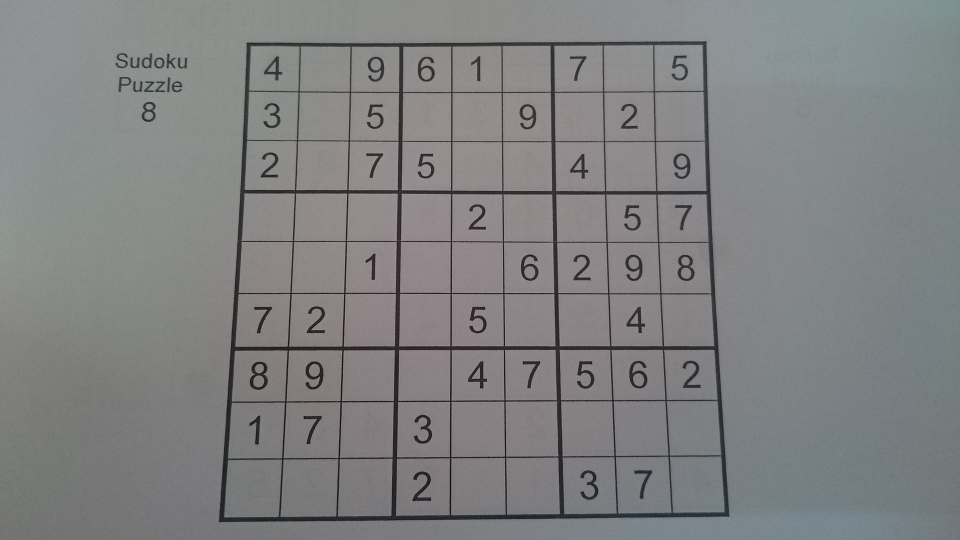
#> input picture images/test-images/DSC_0051.JPG, 1920 x 1080 px (shown at 1/2 size)
$ python -i utils.py   (imports and definitions only)   (older library calls are emulated)
#> lines starting #> are read from the running program, lines starting #| are printed output that depends on the picture; after the words box and inside, x2 and y2 are one past the last pixel; in counts of white or black regions, pixels touching at a corner belong together
import cv2
import numpy as np
import copy

def get_sudoku_board(path):

#> called with path = '../images/test-images/DSC_0051.JPG'
    img = cv2.imread(path)
#> img is the input picture: shape (1080, 1920, 3); mean B, G, R 129.9, 129.1, 128.3
    gray = cv2.cvtColor(img, cv2.COLOR_BGR2GRAY)

    # blur = cv2.GaussianBlur(gray, (5, 5), 0)
    # ret, thresh = cv2.threshold(blur, 0, 255, cv2.THRESH_BINARY + cv2.THRESH_OTSU)
    thresh = cv2.adaptiveThreshold(
        gray,
        255,
        cv2.ADAPTIVE_THRESH_GAUSSIAN_C,
        cv2.THRESH_BINARY_INV,
        21, 2
    )
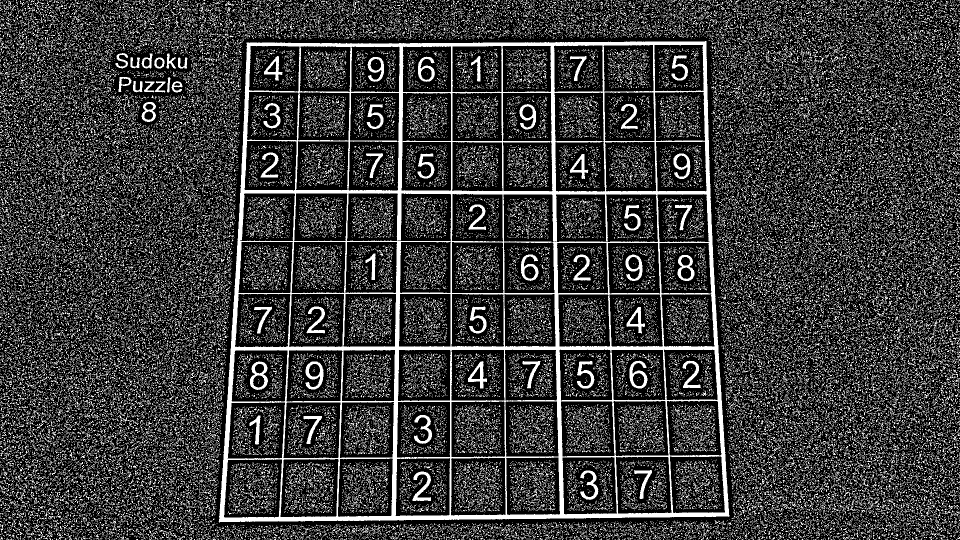
#> thresh: shape (1080, 1920) (shown at 1/2 size); 22.9% white in thin lines or dots

    # cv2.namedWindow('thresh', cv2.WINDOW_NORMAL)
    # cv2.resizeWindow('thresh', 600, 600)
    # cv2.imshow('thresh', thresh)

    biggest_contour, biggest_polygon = get_biggest_contour(thresh)
    if biggest_contour is not None:
        # [4 lines of commented-out code are left out]
        sudoku_board = perspective_transform(biggest_polygon, img)
        print(biggest_polygon)

        # [5 lines of commented-out code are left out]
        return sudoku_board
    return None


def get_biggest_contour(thresh_img):
    img, contours, hier = cv2.findContours(
        thresh_img,
        cv2.RETR_TREE,
        cv2.CHAIN_APPROX_SIMPLE
    )
#> contours = 80124 contours
    biggest_contour = None
    biggest_polygon = None
    max_area = -1
    img_area = img.shape[0] * img.shape[1]
#> img_area = 2073600

    for contour in contours:
        area = cv2.contourArea(contour)
        if area >= img_area/6:
            epsilon = 0.02 * cv2.arcLength(contour, True)
            approx_poly = cv2.approxPolyDP(contour, epsilon, True)
            if len(approx_poly) == 4 and area > max_area:
                biggest_contour = contour
                biggest_polygon = approx_poly
                max_area = area
#> this loop made 80124 passes
#> contour on passes 1 to 3: [[1903, 1079], [1905, 1079]], [[1889, 1079], [1890, 1079]], [[1887, 1079]]
#> after the loop, biggest_contour = contour of 846 points, box (x1, y1, x2, y2) (437, 82, 1459, 1045), area 916358; biggest_polygon = [[1412, 82], [493, 85], [437, 1043], [1457, 1033]]; max_area = 916358
#> in get_sudoku_board, `biggest_contour, biggest_polygon = get_biggest_contour(thresh)`: biggest_polygon = [[1412, 82], [493, 85], [437, 1043], [1457, 1033]]
    return biggest_contour, biggest_polygon

# [36 lines left out: function extract_number, not called in this run]


def perspective_transform(biggest_polygon, img):
    pst1 = np.float32(biggest_polygon)
#> pst1 = [[1412, 82], [493, 85], [437, 1043], [1457, 1033]]
    pst2 = np.float32([[0, 0], [0, 430], [430, 430], [430, 0]])
    M = cv2.getPerspectiveTransform(pst1, pst2)
#> M = [[0.00164, 0.502, -43.45], [-0.471, 0.0223, 663.1], [-6.5e-06, 0.000115, 1]]
    board = cv2.warpPerspective(img, M, (430, 430))
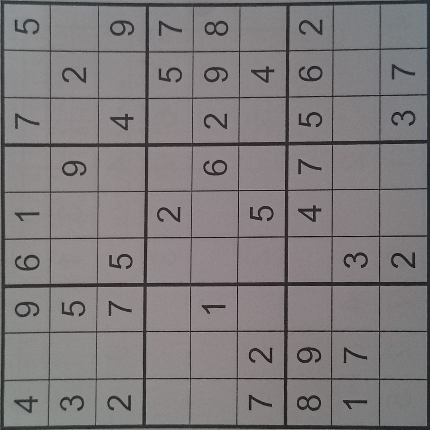
#> board: shape (430, 430, 3); mean B, G, R 124.2, 123, 127.1
    return board

# [7 lines left out: function predict, not called in this run]

>>> result = get_sudoku_board('../images/test-images/DSC_0051.JPG')
#| [[[1412   82]]
#|  [[ 493   85]]
#|  [[ 437 1043]]
#|  [[1457 1033]]]

$ run again, on images/test-images/DSC_0052.JPG
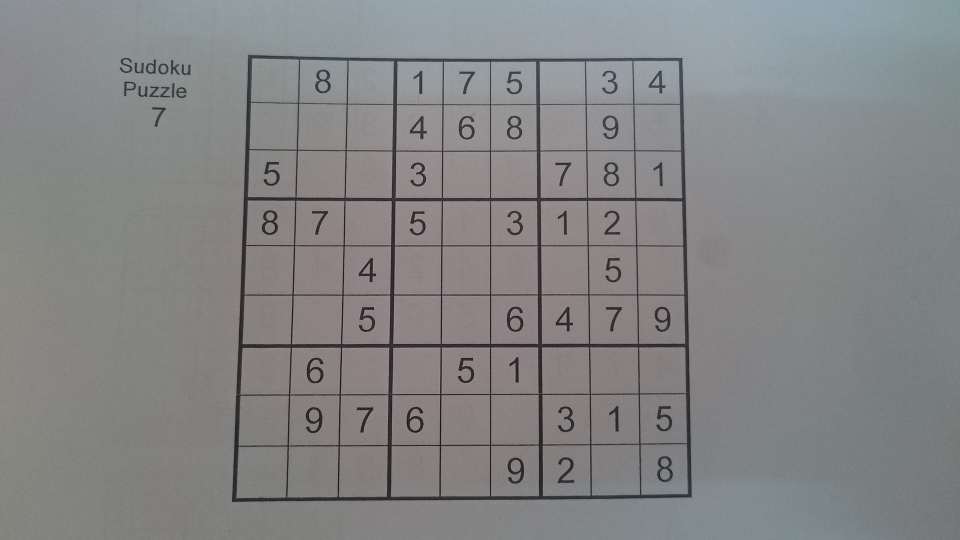
#> input picture images/test-images/DSC_0052.JPG, 1920 x 1080 px (shown at 1/2 size)
#> in get_sudoku_board, img is the input picture: shape (1080, 1920, 3); mean B, G, R 133.6, 132.8, 132.1
#> in get_sudoku_board, `thresh = cv2.adaptiveThreshold( gray, 255, cv2.ADAPTIVE_THRESH_GAUSSIA..`:
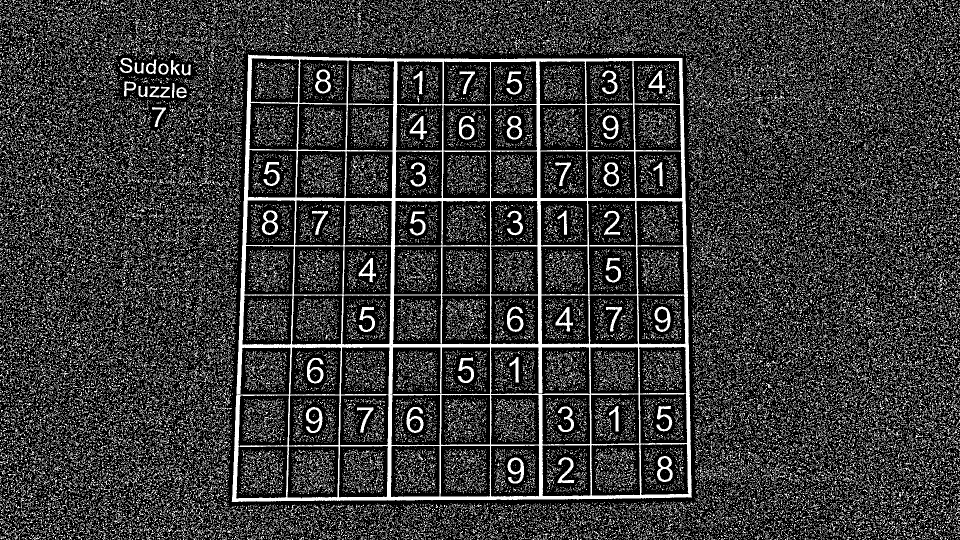
#> thresh: shape (1080, 1920) (shown at 1/2 size); 21.9% white in thin lines or dots
#> contours = 83461 contours
#> the loop in get_biggest_contour, `for contour in contours:` made 83461 passes
#> contour on passes 1 to 3: [[1915, 1079], [1916, 1079]], [[1906, 1079]], [[1904, 1079]]
#> after the loop in get_biggest_contour, `for contour in contours:`: biggest_contour = contour of 693 points, box (x1, y1, x2, y2) (463, 109, 1384, 1004), area 787670; biggest_polygon = [[496, 109], [464, 1003], [1383, 994], [1364, 116]]; max_area = 787670.5
#> pst1 has the same summary as biggest_polygon in get_biggest_contour
#> M = [[0.485, 0.0174, -242.5], [-0.00409, 0.508, -53.31], [-2.04e-05, 6.52e-05, 1]]
#> in perspective_transform, `board = cv2.warpPerspective(img, M, (430, 430))`:
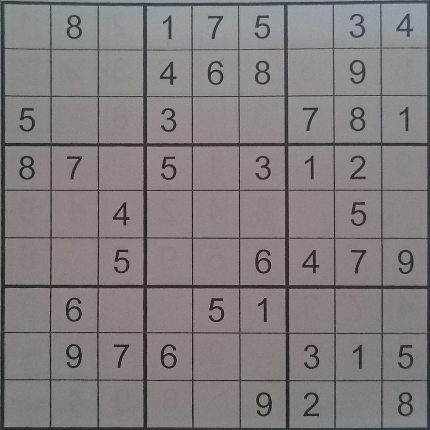
#> board: shape (430, 430, 3); mean B, G, R 126.3, 125.5, 130.3
#| [[[ 496  109]]
#|  [[ 464 1003]]
#|  [[1383  994]]
#|  [[1364  116]]]

$ run again, on images/test-images/DSC_0053.JPG
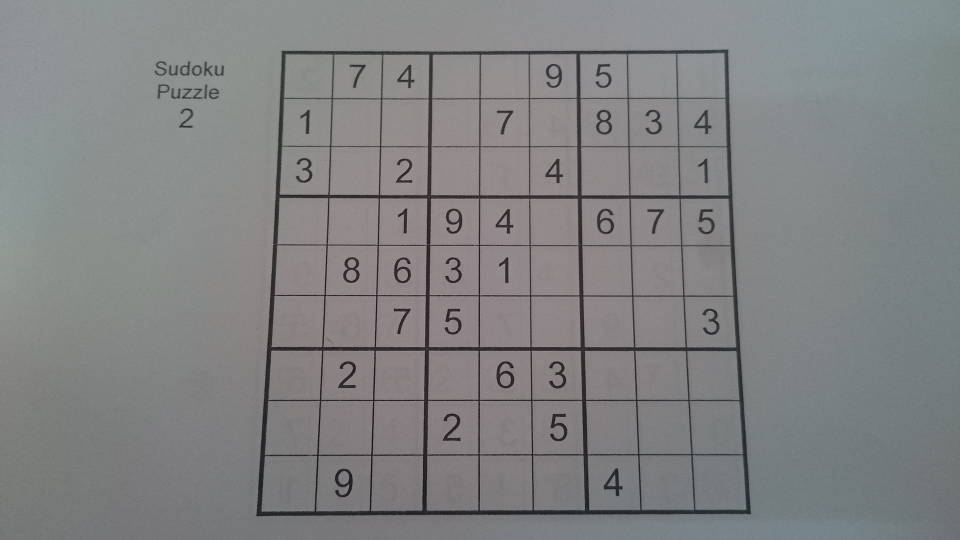
#> input picture images/test-images/DSC_0053.JPG, 1920 x 1080 px (shown at 1/2 size)
#> in get_sudoku_board, img is the input picture: shape (1080, 1920, 3); mean B, G, R 131.1, 130.3, 129.2
#> in get_sudoku_board, `thresh = cv2.adaptiveThreshold( gray, 255, cv2.ADAPTIVE_THRESH_GAUSSIA..`:
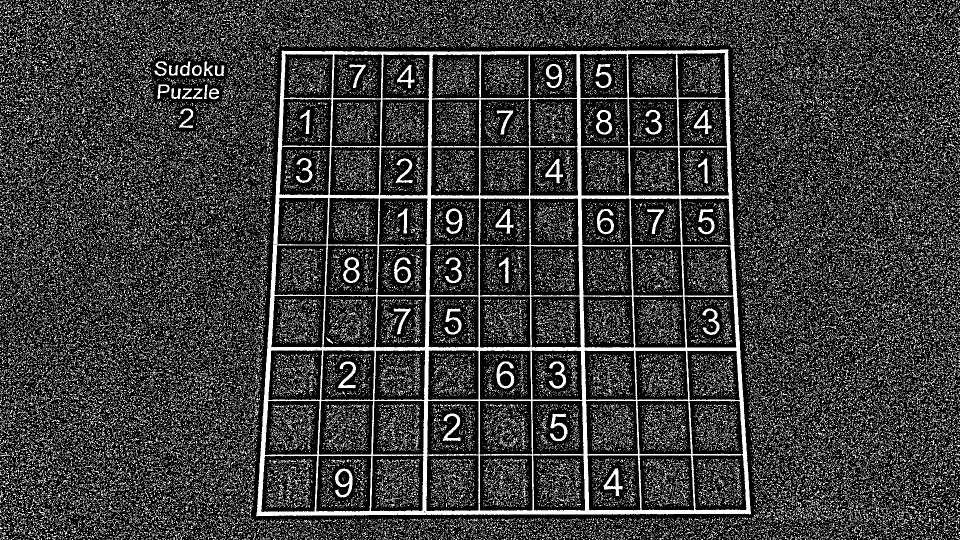
#> thresh: shape (1080, 1920) (shown at 1/2 size); 22.6% white in thin lines or dots
#> contours = 82210 contours
#> the loop in get_biggest_contour, `for contour in contours:` made 82210 passes
#> contour on passes 1 to 3: [[1906, 1079], [1907, 1079]], [[1870, 1079], [1871, 1079]], [[1849, 1079]]
#> after the loop in get_biggest_contour, `for contour in contours:`: biggest_contour = contour of 965 points, box (x1, y1, x2, y2) (512, 98, 1502, 1033), area 864624; biggest_polygon = [[1456, 99], [564, 101], [513, 1032], [1500, 1028]]; max_area = 864623.5
#> pst1 has the same summary as biggest_polygon in get_biggest_contour
#> M = [[0.00116, 0.517, -52.83], [-0.487, 0.0231, 707], [-1.71e-06, 0.000116, 1]]
#> in perspective_transform, `board = cv2.warpPerspective(img, M, (430, 430))`:
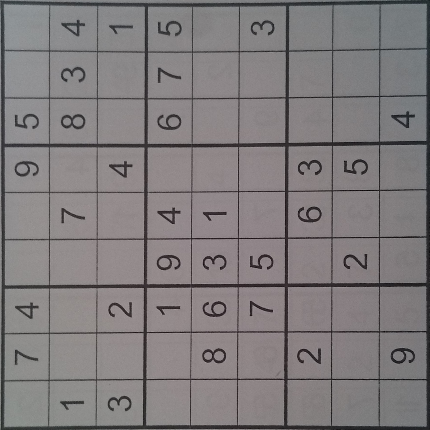
#> board: shape (430, 430, 3); mean B, G, R 125, 123.8, 128.2
#| [[[1456   99]]
#|  [[ 564  101]]
#|  [[ 513 1032]]
#|  [[1500 1028]]]

$ run again, on images/test-images/DSC_0054.JPG
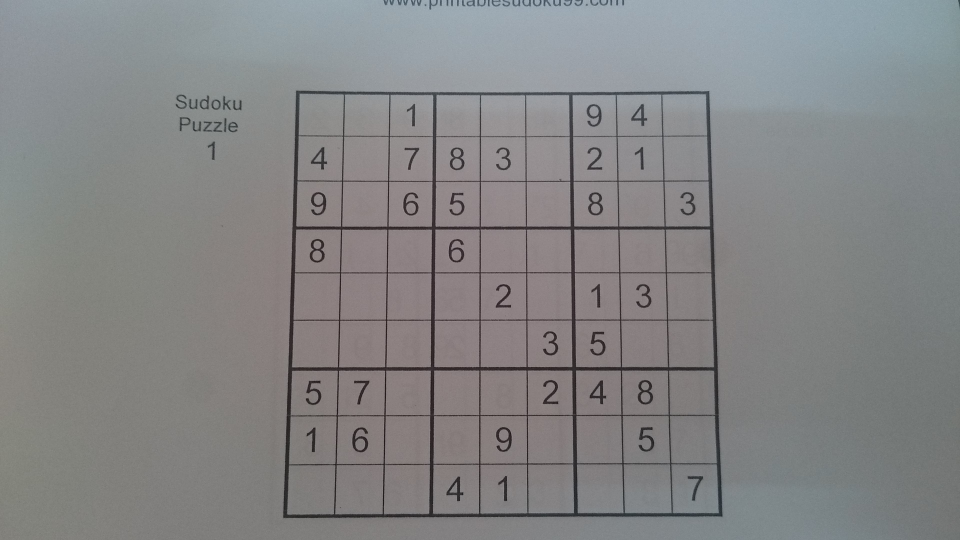
#> input picture images/test-images/DSC_0054.JPG, 1920 x 1080 px (shown at 1/2 size)
#> in get_sudoku_board, img is the input picture: shape (1080, 1920, 3); mean B, G, R 133.5, 132.7, 132.3
#> in get_sudoku_board, `thresh = cv2.adaptiveThreshold( gray, 255, cv2.ADAPTIVE_THRESH_GAUSSIA..`:
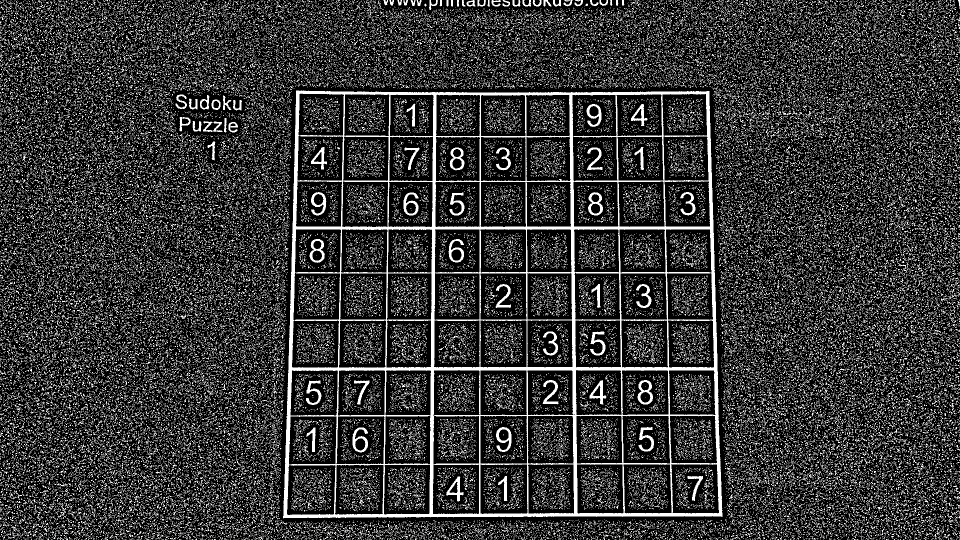
#> thresh: shape (1080, 1920) (shown at 1/2 size); 21.1% white in thin lines or dots
#> contours = 84851 contours
#> the loop in get_biggest_contour, `for contour in contours:` made 84851 passes
#> contour on passes 1 to 3: [[1912, 1079], [1913, 1079]], [[1882, 1079], [1883, 1079]], [[1836, 1079]]
#> after the loop in get_biggest_contour, `for contour in contours:`: biggest_contour = contour of 785 points, box (x1, y1, x2, y2) (566, 181, 1445, 1037), area 721976; biggest_polygon = [[592, 181], [566, 1036], [1444, 1033], [1418, 182]]; max_area = 721976
#> pst1 has the same summary as biggest_polygon in get_biggest_contour
#> M = [[0.524, 0.0159, -312.8], [-0.000654, 0.54, -97.37], [-5.56e-06, 7.44e-05, 1]]
#> in perspective_transform, `board = cv2.warpPerspective(img, M, (430, 430))`:
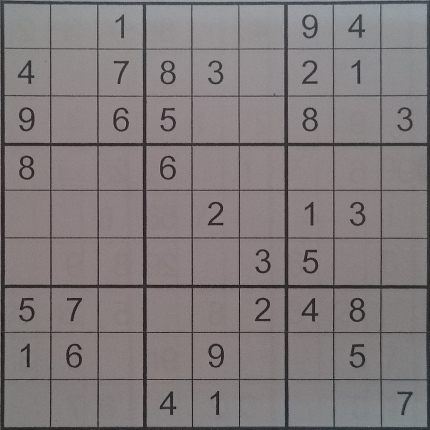
#> board: shape (430, 430, 3); mean B, G, R 124, 123.1, 129.5
#| [[[ 592  181]]
#|  [[ 566 1036]]
#|  [[1444 1033]]
#|  [[1418  182]]]
